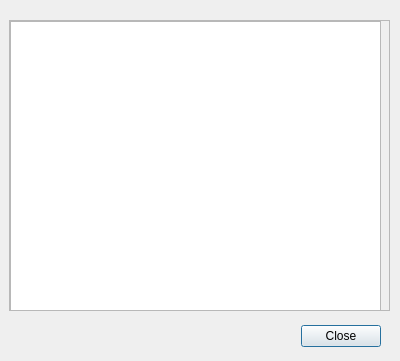
<?xml version="1.0" encoding="UTF-8"?>
<ui version="4.0">
 <class>CBattenInfoDialog</class>
 <widget class="QDialog" name="CBattenInfoDialog">
  <property name="geometry">
   <rect>
    <x>0</x>
    <y>0</y>
    <width>400</width>
    <height>361</height>
   </rect>
  </property>
  <property name="sizePolicy">
   <sizepolicy hsizetype="Fixed" vsizetype="Fixed">
    <horstretch>0</horstretch>
    <verstretch>0</verstretch>
   </sizepolicy>
  </property>
  <property name="windowTitle">
   <string>Batten Details</string>
  </property>
  <widget class="QDialogButtonBox" name="buttonBox">
   <property name="geometry">
    <rect>
     <x>40</x>
     <y>320</y>
     <width>341</width>
     <height>32</height>
    </rect>
   </property>
   <property name="orientation">
    <enum>Qt::Horizontal</enum>
   </property>
   <property name="standardButtons">
    <set>QDialogButtonBox::Close</set>
   </property>
  </widget>
  <widget class="QScrollArea" name="scrollArea">
   <property name="geometry">
    <rect>
     <x>9</x>
     <y>20</y>
     <width>381</width>
     <height>291</height>
    </rect>
   </property>
   <property name="widgetResizable">
    <bool>true</bool>
   </property>
   <widget class="QWidget" name="scrollAreaWidgetContents">
    <property name="geometry">
     <rect>
      <x>0</x>
      <y>0</y>
      <width>377</width>
      <height>287</height>
     </rect>
    </property>
    <widget class="QTextEdit" name="textEdit">
     <property name="geometry">
      <rect>
       <x>0</x>
       <y>0</y>
       <width>371</width>
       <height>291</height>
      </rect>
     </property>
     <property name="font">
      <font>
       <family>Courier</family>
      </font>
     </property>
    </widget>
   </widget>
  </widget>
 </widget>
 <resources/>
 <connections>
  <connection>
   <sender>buttonBox</sender>
   <signal>accepted()</signal>
   <receiver>CBattenInfoDialog</receiver>
   <slot>accept()</slot>
   <hints>
    <hint type="sourcelabel">
     <x>248</x>
     <y>254</y>
    </hint>
    <hint type="destinationlabel">
     <x>157</x>
     <y>274</y>
    </hint>
   </hints>
  </connection>
  <connection>
   <sender>buttonBox</sender>
   <signal>rejected()</signal>
   <receiver>CBattenInfoDialog</receiver>
   <slot>reject()</slot>
   <hints>
    <hint type="sourcelabel">
     <x>316</x>
     <y>260</y>
    </hint>
    <hint type="destinationlabel">
     <x>286</x>
     <y>274</y>
    </hint>
   </hints>
  </connection>
 </connections>
</ui>
